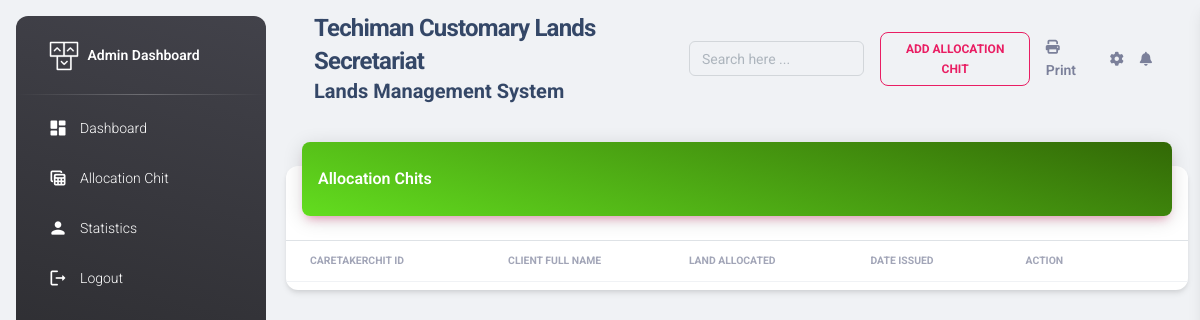
Page /chief_dashboard/allocation_chit (signed in) on the earlier database version.
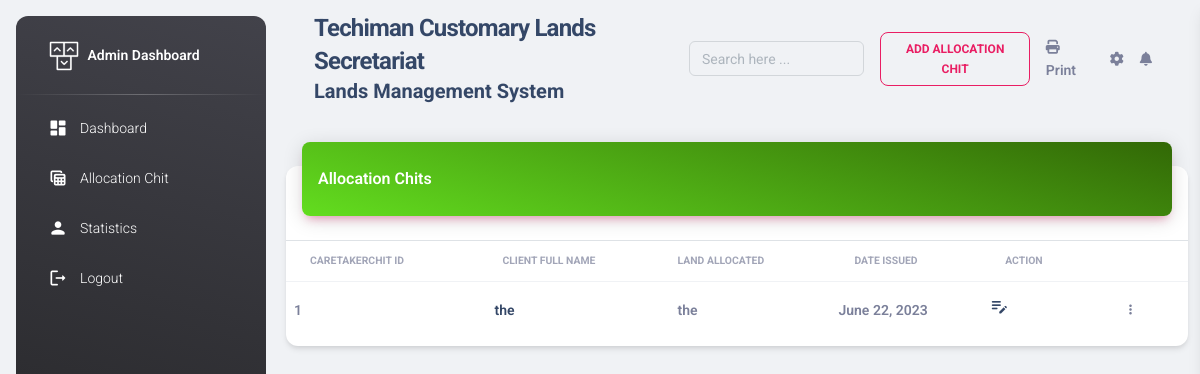
Same page on the later database version.
### allocation/models.py (models this page shows)
class AllocationChit(models.Model):
    dateofallocation = models.DateField(auto_now=True)
    clientfullname = models.CharField(max_length=255)
    land = models.CharField(max_length=255)
    CareTakerChief = models.OneToOneField(CareTakerChief, on_delete=models.CASCADE, related_name='allocatedcaretakerchief')

### staff/views.py (the view)
# urls.py: path('chief_dashboard/allocation_chit', allocation_chit, name="chief_allocation_chit"),
@login_required
def allocation_chit(request):
    allocationchit = AllocationChit.objects.all()
    context={
        "allocation_chits":allocationchit
    }
    return render(request, "online/allocation_chit.html", context)

### templates/online/allocation_chit.html (shortened to what the changed rows need)
{% extends 'online/base2.html'%}
{% load static%}
{% block content %}
<body class="g-sidenav-show  bg-gray-200">
  <main class="main-content position-relative max-height-vh-100 h-100 border-radius-lg ">
    <div class="container-fluid py-4">
      <div class="row">
        <div class="col-12">
          <div class="card my-4">
            <div class="card-body px-0 pb-2">
              <div class="table-responsive p-0">
                <table id="myTable" class="table align-items-center justify-content-center mb-0">
                  <thead>
                    <tr>
                      <th class="text-uppercase text-secondary text-xxs font-weight-bolder opacity-7">CaretakerChit ID</th>
                      <th class="text-uppercase text-secondary text-xxs font-weight-bolder opacity-7">Client Full Name</th>
                      <th class="text-uppercase text-secondary text-xxs font-weight-bolder opacity-7 ps-2">Land Allocated</th>
                      <th class="text-uppercase text-secondary text-xxs font-weight-bolder opacity-7">Date Issued</th>
                      <th class="text-uppercase text-secondary text-xxs font-weight-bolder opacity-7">Action</th>
                      <th></th>
                    </tr>
                  </thead>
                  <tbody id='tbodyID'>
                    {% for chit in allocation_chits %}
                    <tr>
                      <td>
                        <p class="text-sm font-weight-bold mb-0">{{chit.id}}</p>
                      </td>
                      <td>
                        <div class="d-flex px-2">
                          <div class="my-auto">
                            <h6 class="mb-0 text-sm">{{chit.clientfullname}}</h6>
                          </div>
                        </div>
                      </td>
                      <td>
                        <p class="text-sm font-weight-bold mb-0">{{chit.land}}</p>
                      </td>
                      <td>
                        <p class="text-sm font-weight-bold mb-0">{{chit.dateofallocation}}</p>
                      </td>
                      <td><a href="{% url 'admin_edit_chief' chit.id %}"> <span class="material-icons"> edit_note </span></a> </td>
                      <td class="align-middle">
                        <button class="btn btn-link text-secondary mb-0">
                          <i class="fa fa-ellipsis-v text-xs"></i>
                        </button>
                      </td>
                    </tr>
                    {% endfor %}
                  </tbody>
                </table>
              </div>
            </div>
          </div>
        </div>
      </div>
    </div>
  </main>
</body>
{% endblock content %}

Differences in the rows shown:
added AllocationChit: id "1", clientfullname "the", land "the", dateofallocation "June 22, 2023"
